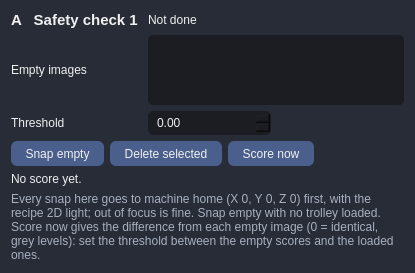
<widget class="QFrame" name="frame_a"><property name="frameShape"><enum>QFrame::StyledPanel</enum></property><property name="styleSheet"><string notr="true">QFrame{background-color:#272c36; border-radius:12px;}QLabel{color:#F0F0F0;}QCheckBox{color:#F0F0F0;}QCheckBox::indicator:checked{background-color:#5F8FCB; border:3px solid #9DB8E0;}QSpinBox, QDoubleSpinBox, QComboBox{background-color:rgb(27,29,35); color:#F0F0F0; border:1px solid rgb(27,29,35); border-radius:5px; padding-left:6px; min-height:22px;}QListWidget{background-color:rgb(27,29,35); color:#F0F0F0; border-radius:5px;}QToolButton{background-color:#4A5F8C; color:#F0F0F0; border-radius:6px; padding:4px 10px;}QToolButton:hover{background-color:#5F8FCB;}QToolButton:pressed{border:1px solid #FFE723;}QToolButton:checked{background-color:#5F8FCB; border:1px solid #FFE723;}QToolButton:disabled{color:#6e6e6e; background-color:#444444;}</string></property><layout class="QGridLayout" name="gl_a"><property name="horizontalSpacing"><number>10</number></property><property name="verticalSpacing"><number>6</number></property><item row="0" column="0"><widget class="QLabel" name="label_aTitle"><property name="text"><string>A   Safety check 1</string></property><property name="font"><font><pointsize>11</pointsize><weight>75</weight><bold>true</bold></font></property><property name="textInteractionFlags"><set>Qt::LinksAccessibleByMouse|Qt::TextSelectableByMouse</set></property></widget></item><item row="0" column="1" colspan="2"><widget class="QLabel" name="label_aState"><property name="text"><string>Not done</string></property><property name="wordWrap"><bool>true</bool></property><property name="textInteractionFlags"><set>Qt::LinksAccessibleByMouse|Qt::TextSelectableByMouse</set></property></widget></item><item row="1" column="0"><widget class="QLabel" name="label_aRow1"><property name="text"><string>Empty images</string></property><property name="textInteractionFlags"><set>Qt::LinksAccessibleByMouse|Qt::TextSelectableByMouse</set></property></widget></item><item row="1" column="1" colspan="2"><widget class="QListWidget" name="listWidget_aImages"><property name="maximumSize"><size><width>16777215</width><height>70</height></size></property><property name="toolTip"><string>Empty images saved for this recipe; select one to delete it.</string></property></widget></item><item row="2" column="0"><widget class="QLabel" name="label_aRow2"><property name="text"><string>Threshold</string></property><property name="textInteractionFlags"><set>Qt::LinksAccessibleByMouse|Qt::TextSelectableByMouse</set></property></widget></item><item row="2" column="1"><widget class="QDoubleSpinBox" name="dspin_aThreshold"><property name="decimals"><number>2</number></property><property name="minimum"><double>0</double></property><property name="maximum"><double>1000000</double></property><property name="singleStep"><double>1</double></property><property name="keyboardTracking"><bool>false</bool></property><property name="minimumSize"><size><width>80</width><height>0</height></size></property></widget></item><item row="3" column="0" colspan="3"><layout class="QHBoxLayout" name="hl_aButtons"><property name="spacing"><number>6</number></property><item><widget class="QToolButton" name="toolButton_aSnapEmpty"><property name="text"><string>Snap empty</string></property><property name="toolTip"><string>With NO trolley loaded: go to machine home (X 0, Y 0, Z 0), snap with the recipe 2D light and keep it as an empty image.</string></property></widget></item><item><widget class="QToolButton" name="toolButton_aDelete"><property name="text"><string>Delete selected</string></property><property name="toolTip"><string>Remove the selected empty image (the file goes on Save).</string></property></widget></item><item><widget class="QToolButton" name="toolButton_aScore"><property name="text"><string>Score now</string></property><property name="toolTip"><string>Go to machine home, snap, and show how different the view is from each empty image.</string></property></widget></item><item><spacer name="hs_aButtons"><property name="orientation"><enum>Qt::Horizontal</enum></property><property name="sizeHint" stdset="0"><size><width>40</width><height>20</height></size></property></spacer></item></layout></item><item row="4" column="0" colspan="3"><widget class="QLabel" name="label_aResult"><property name="text"><string>No score yet.</string></property><property name="wordWrap"><bool>true</bool></property><property name="textInteractionFlags"><set>Qt::LinksAccessibleByMouse|Qt::TextSelectableByMouse</set></property></widget></item><item row="5" column="0" colspan="3"><widget class="QLabel" name="label_aNote"><property name="text"><string>Every snap here goes to machine home (X 0, Y 0, Z 0) first, with the recipe 2D light; out of focus is fine. Snap empty with no trolley loaded. Score now gives the difference from each empty image (0 = identical, grey levels): set the threshold between the empty scores and the loaded ones.</string></property><property name="wordWrap"><bool>true</bool></property><property name="styleSheet"><string notr="true">color:#A8B0BF;</string></property><property name="textInteractionFlags"><set>Qt::LinksAccessibleByMouse|Qt::TextSelectableByMouse</set></property></widget></item></layout></widget>
